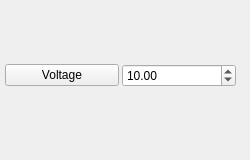
              <widget class="QWidget" name="ZStageVolt">
               <attribute name="title">
                <string>Position</string>
               </attribute>
               <widget class="QFrame" name="ZStageVoltFrame">
                <property name="geometry">
                 <rect>
                  <x>0</x>
                  <y>0</y>
                  <width>241</width>
                  <height>151</height>
                 </rect>
                </property>
                <property name="sizePolicy">
                 <sizepolicy hsizetype="MinimumExpanding" vsizetype="MinimumExpanding">
                  <horstretch>0</horstretch>
                  <verstretch>0</verstretch>
                 </sizepolicy>
                </property>
                <layout class="QGridLayout" name="gridLayout_37">
                 <property name="leftMargin">
                  <number>5</number>
                 </property>
                 <property name="topMargin">
                  <number>5</number>
                 </property>
                 <property name="rightMargin">
                  <number>5</number>
                 </property>
                 <property name="bottomMargin">
                  <number>5</number>
                 </property>
                 <property name="spacing">
                  <number>3</number>
                 </property>
                 <item row="0" column="0">
                  <widget class="QPushButton" name="ZStageVButton">
                   <property name="text">
                    <string>Voltage</string>
                   </property>
                  </widget>
                 </item>
                 <item row="0" column="1">
                  <widget class="QDoubleSpinBox" name="ZStageV">
                   <property name="maximum">
                    <double>140.000000000000000</double>
                   </property>
                   <property name="singleStep">
                    <double>0.010000000000000</double>
                   </property>
                   <property name="value">
                    <double>10.000000000000000</double>
                   </property>
                  </widget>
                 </item>
                </layout>
               </widget>
              </widget>
